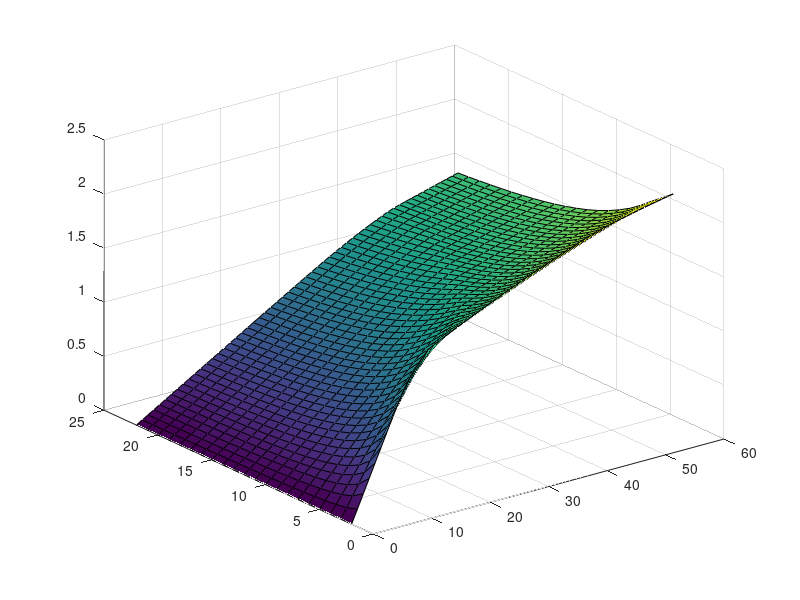

The MATLAB source for this figure: (Note: this script raises an error after producing the figure.)
% ╔═══════════════════════════════════════════════════════════════════════╗
% ║───────────────╔╗─╔╗───────────╔╗──────────╔╗─╔╦═══╦╗──╔╗──────────────║
% ║───────────────║║─║║───────────║║──────────║║─║║╔═╗║╚╗╔╝║──────────────║
% ║───────────────║╚═╝╠╗─╔╦══╦══╦═╣║╔══╦══╦══╗║║─║║╚═╝╠╗║║╔╝──────────────║
% ║───────────────║╔═╗║║─║║╔╗║║═╣╔╣║║╔╗║╔╗║╔╗║║║─║║╔══╝║╚╝║───────────────║
% ║───────────────║║─║║╚═╝║╚╝║║═╣║║╚╣╚╝║╚╝║╚╝║║╚═╝║║───╚╗╔╝───────────────║
% ║───────────────╚╝─╚╩═╗╔╣╔═╩══╩╝╚═╩══╩══╣╔═╝╚═══╩╝────╚╝────────────────║
% ║───────────────────╔═╝║║║──────────────║║──────────────────────────────║
% ║───────────────────╚══╝╚╝──────────────╚╝──────────────────────────────║
% ╚═══════════════════════════════════════════════════════════════════════╝
%% Script initialization
clear
clc
close all

%cd C:\FERRAN\2_Hyperloop_2022\1_dynamics_H7\3_Estudio_Inductancia
addpath('plots')
addpath('lib')

% % H7
% load("data.mat")
% 
% air_gap         = r.air_gap;
% current         = r.current;
% force           = r.force;
% magnetic_flux   = r.magnetic_flux;
% 
% [AG_map, I_map] = meshgrid(air_gap, current);
% 
% plotMF(AG_map, I_map, magnetic_flux)
% surf(AG_map, I_map, magnetic_flux)

% H8
load("ems.mat")
load("ems_calculos_inductancia.mat")

air_gap         = airgap_flux;
current         = current_flux;
magnetic_flux   = flux_bien;

[I_map, AG_map] = meshgrid(current, air_gap);

%plotMF(AG_map, I_map, magnetic_flux)
surf(I_map, AG_map, magnetic_flux)

%% Discretization 

% H7
% L = zeros((length(current)-2), length(air_gap));        % Inductance [H]
% 
% for AG_i = 1:length(air_gap)
%     L(:, AG_i) = FDM(magnetic_flux(AG_i, :), current);  
% end
% 
% [AG_reduced_map, I_reduced_map] = meshgrid(air_gap, current(2:(end-1)));
% 
% % plotL(AG_reduced_map, I_reduced_map, L)
% surf(AG_reduced_map, I_reduced_map, L)

% H8
L = zeros((length(current)-2), length(air_gap));        % Inductance [H]

for AG_i = 1:(length(air_gap))
    L(:,AG_i) = FDM(magnetic_flux(AG_i, :), current); 
end

[AG_reduced_map, I_reduced_map] = meshgrid(air_gap, current(2:(end-1)));

% plotL(AG_reduced_map, I_reduced_map, L)
surf(AG_reduced_map, I_reduced_map, L)

%% Data collection - Lookup table

ems.Inductance              = L';
save("ems.mat", "ems")
